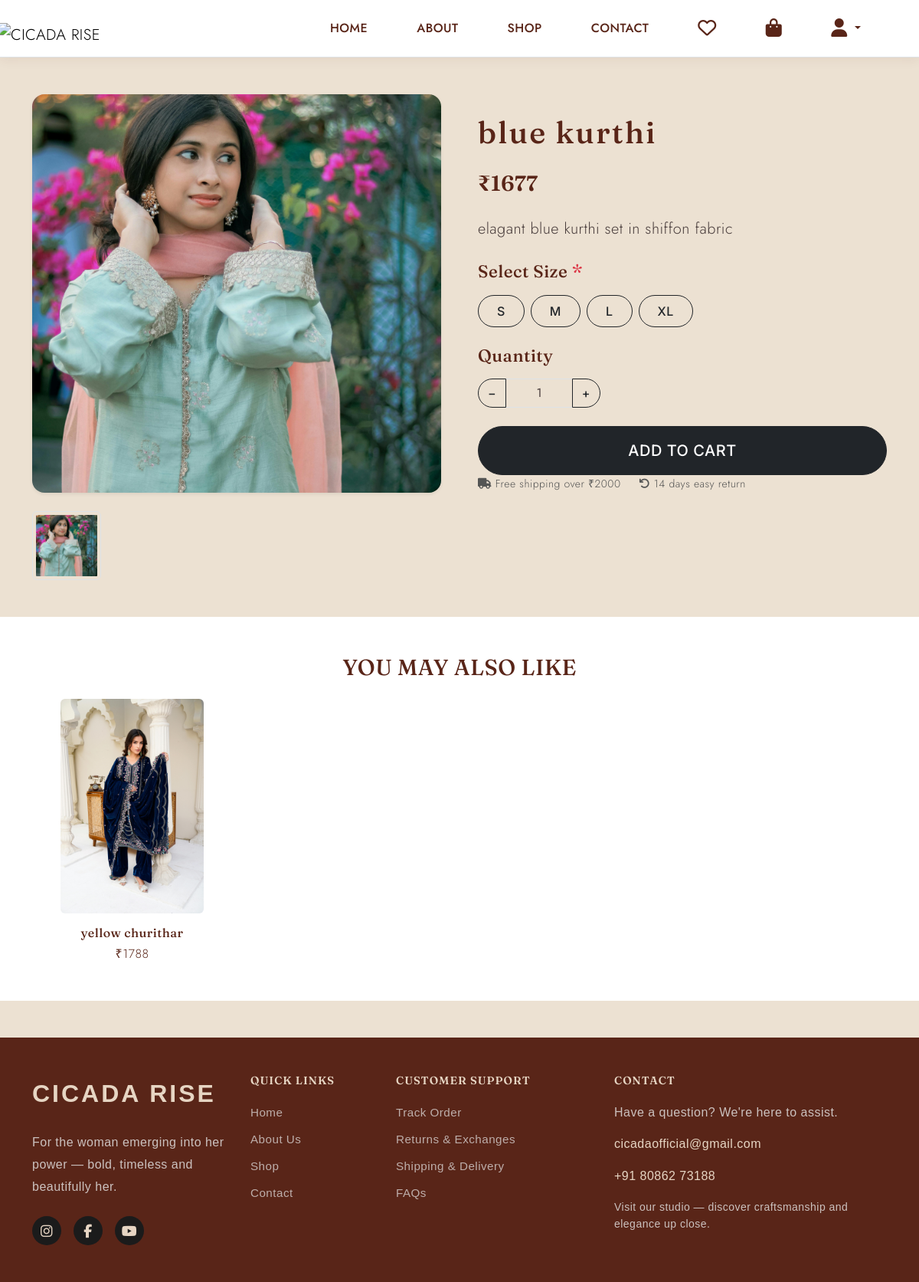
/product/1/, run on the app's committed database.
### app/models.py (models this page shows, shortened)
class Products(models.Model):
    name = models.CharField(max_length=60)
    price = models.IntegerField(default=0)
    category = models.ForeignKey(Category, on_delete=models.CASCADE, default=1)
    description = models.CharField(max_length=250, blank=True, null=True)
    image = models.ImageField(upload_to='uploads/products/', null=True, blank=True)
    image2 = models.ImageField(upload_to='uploads/products/', null=True, blank=True)
    image3 = models.ImageField(upload_to='uploads/products/', null=True, blank=True)
    image4 = models.ImageField(upload_to='uploads/products/', null=True, blank=True)
    class Meta:
        verbose_name_plural = "Products"

### app/views.py (the view)
# urls.py: path('product/<int:product_id>/',   views.product,           name='product_detail'),
def product(request, product_id=None):
    if not product_id:
        return redirect('shop')
    product_obj = get_object_or_404(Products, id=product_id)
    related_products = Products.objects.filter(category=product_obj.category).exclude(id=product_obj.id)[:4]
    cart, wishlist_count = get_cart_and_wishlist(request)
    wishlist_product_ids = []
    if 'customer_id' in request.session:
        try:
            customer = Customer.objects.get(id=request.session['customer_id'])
            wishlist_product_ids = list(Wishlist.objects.filter(user=customer).values_list('product_id', flat=True))
        except:
            pass
    return render(request, 'product.html', {
        'product': product_obj,
        'related_products': related_products,
        'cart': cart,
        'wishlist_count': wishlist_count,
        'wishlist_product_ids': wishlist_product_ids,
    })

### app/views.py (called while the page is built)
def get_cart_and_wishlist(request):
    cart = request.session.get('cart', {})
    wishlist_count = 0
    if 'customer_id' in request.session:
        try:
            customer = Customer.objects.get(id=request.session['customer_id'])
            wishlist_count = Wishlist.objects.filter(user=customer).count()
        except Customer.DoesNotExist:
            del request.session['customer_id']  # Clean invalid session
    return cart, wishlist_count

### app/templates/product.html (shortened to what this page needs)
{% load static %}
{% load cart %}
{% load custom_filter %}
<!DOCTYPE html>
<html lang="en">
<head>
  <link href="https://cdn.jsdelivr.net/npm/bootstrap@5.3.0-alpha3/dist/css/bootstrap.min.css" rel="stylesheet">
  <link rel="stylesheet" href="https://cdnjs.cloudflare.com/ajax/libs/font-awesome/6.5.1/css/all.min.css">
  <link rel="stylesheet" type="text/css" href="{% static 'css/vendor.css' %}">
  <link rel="stylesheet" href="https://cdn.jsdelivr.net/npm/swiper@9/swiper-bundle.min.css" />
  <link rel="stylesheet" type="text/css" href="{% static 'css/style.css' %}">
</head>
<body>
  {% include 'navbar.html' %}
  <section id="product-details" class="py-5">
    <div class="container">
      <div class="row g-5">
        <div class="col-lg-6">
          <div class="main-image mb-4 shadow-sm" style="border-radius: 16px; overflow: hidden;">
            <img src="{{ product.image.url }}" alt="{{ product.name }}"
                 class="img-fluid w-100" id="mainProductImage" style="height: 520px; object-fit: cover;">
          </div>
          <div class="d-flex gap-3 flex-wrap">
            {% if product.image %}
            <img src="{{ product.image.url }}" class="img-thumbnail thumb-img active"
                 style="width: 90px; height: 90px; object-fit: cover; cursor: pointer;"
                 onclick="changeMainImage(this)">
            {% endif %}
          </div>
        </div>
        <div class="col-lg-6">
          <h1 class="product-title mb-3">{{ product.name }}</h1>
          <h3 class="product-price mb-4">₹{{ product.price }}</h3>
          <p class="lead mb-4" style="line-height: 1.8;">{{ product.description }}</p>
          <div class="mb-4">
            <h5 class="mb-3 fw-medium">Select Size <span class="text-danger">*</span></h5>
            <div class="d-flex gap-2 flex-wrap" id="size-options">
              <button type="button" class="btn btn-outline-dark size-btn px-4 py-2" data-size="S">S</button>
              <button type="button" class="btn btn-outline-dark size-btn px-4 py-2" data-size="M">M</button>
              <button type="button" class="btn btn-outline-dark size-btn px-4 py-2" data-size="L">L</button>
              <button type="button" class="btn btn-outline-dark size-btn px-4 py-2" data-size="XL">XL</button>
            </div>
          </div>
          <div class="mb-4">
            <h5 class="mb-3 fw-medium">Quantity</h5>
            <div class="input-group" style="width: 160px;">
              <button class="btn btn-outline-dark" type="button" onclick="changeQty(-1)">−</button>
              <input type="text" id="quantity" class="form-control text-center" value="1" readonly>
              <button class="btn btn-outline-dark" type="button" onclick="changeQty(1)">+</button>
            </div>
          </div>
{% if request.session.customer_id %}
    <form id="addToCartForm" method="post">
        {% csrf_token %}
        <input type="hidden" name="product" value="{{ product.id }}">
        <input type="hidden" name="quantity" id="form_quantity" value="1">
        <input type="hidden" name="size" id="form_size" value="">
        <button type="submit" class="btn btn-dark btn-lg w-100 py-3 text-uppercase">
            Add to Cart
        </button>
    </form>
{% else %}
    <button onclick="requireLogin()"
            class="btn btn-dark btn-lg w-100 py-3 text-uppercase">
        Add to Cart
    </button>
{% endif %}
          <div class="d-flex gap-4 text-muted small">
            <span><i class="fas fa-truck"></i> Free shipping over ₹2000</span>
            <span><i class="fas fa-undo"></i> 14 days easy return</span>
          </div>
        </div>
      </div>
    </div>
  </section>
  <section class="related-products py-5 bg-white">
    <div class="container">
      <h4 class="text-uppercase mb-4 text-center" style="color: #592518;">You May Also Like</h4>
      <div class="row g-4">
        {% for related in related_products %}
        <div class="col-md-3 col-6">
          <div class="product-item text-center">
            <a href="{% url 'product_detail' related.id %}">
              <img src="{{ related.image.url }}" alt="{{ related.name }}"
                   class="img-fluid rounded mb-3" style="height: 280px; object-fit: cover;">
            </a>
            <h6 class="mb-1">{{ related.name }}</h6>
            <p class="mb-0" style="color: #592518;">₹{{ related.price }}</p>
          </div>
        </div>
        {% endfor %}
      </div>
    </div>
  </section>
  {% include 'footer.html' %}
</body>
</html>

### app/static/css/style.css (style rules this page uses)
body { --heading-font: "Fraunces", serif; --heading-font-weight: 500; --heading-color: #592518; --heading-line-height: 1.24; --swiper-theme-color: #592518; --bs-body-font-family: "Inter", sans-serif; --bs-body-font-size: 16px; --bs-body-font-weight: 300; --bs-body-line-height: 1.6; --bs-body-color: #4a3e3d; --bs-body-color-rgb: 74, 62, 61; --bs-body-bg: #ece1d2; --bs-primary: #592518; --bs-secondary: #c2ad9e; --bs-light: #f5eedf; --bs-dark: #3a170f; --bs-primary-rgb: 89, 37, 24; --bs-secondary-rgb: 194, 173, 158; --bs-light-rgb: 245, 238, 223; --bs-dark-rgb: 58, 23, 15; --bs-link-color: #592518; --bs-link-hover-color: #8c412e; }
body { letter-spacing: 0.03rem; }
h1, h2, h3, h4, h5, h6 { font-family: var(--heading-font); font-weight: var(--heading-font-weight); color: var(--heading-color); line-height: var(--heading-line-height); }
h1, h2, h3 { margin: 25px 0; }
h4 { font-size: 1.8rem; }
h5 { font-size: 1.4rem; }
h6 { font-size: 1rem; }
.btn { --bs-btn-border-radius: 40px; font-family: "Inter", sans-serif; font-weight: 500; text-transform: none; letter-spacing: 0.5px; }

### app/templates/product.html (style rules this page uses)
:root { --primary: #592518; --accent: #8C907E; --bg: #ece1d2; --light: #f5eedf; }
body { background-color: var(--bg); font-family: 'Jost', sans-serif; }
.product-title { font-family: var(--heading-font); color: var(--primary); letter-spacing: 2px; }
.product-price { color: var(--primary); font-weight: 600; }

### data on the page
Products: image (picture), name "blue kurthi", price "1677", description "elagant blue kurthi set in shiffon fabric"
Products: image (picture), name "yellow churithar", price "1788"
